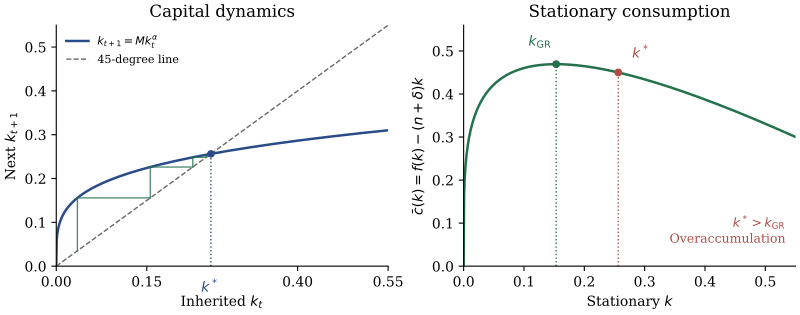

The Python source for this figure:
"""Generate the illustrative OLG figure from its stated model equations.

From the repository root, use the uv-managed project environment:
    .venv/bin/python macro/images/olg_capital_and_consumption.py
Requires numpy and matplotlib. No external data are used.
"""
from pathlib import Path
import os
import tempfile

os.environ.setdefault('MPLCONFIGDIR', str(Path(tempfile.gettempdir()) / 'notes-economics-mpl'))
import matplotlib
matplotlib.use('Agg')
import matplotlib.pyplot as plt
import numpy as np

alpha, beta, population, depreciation = .25, .96, 1.02, 1.
kappa = beta / (1 + beta)
capital = (kappa * (1-alpha) / population) ** (1 / (1-alpha))
golden = (alpha / (population - 1 + depreciation)) ** (1 / (1-alpha))
x = np.linspace(0, .55, 700)
capital_map = kappa * (1-alpha) * x**alpha / population
consumption = x**alpha - (population - 1 + depreciation) * x
plt.rcParams.update({'font.family': 'DejaVu Serif', 'font.size': 10,
                     'axes.spines.top': False, 'axes.spines.right': False,
                     'pdf.fonttype': 42, 'axes.titleweight': 'normal'})
fig, axes = plt.subplots(1, 2, figsize=(8, 3.15), layout='constrained')
blue, green, red = '#294b87', '#24724d', '#ae4c45'
ax = axes[0]
ax.plot(x, capital_map, color=blue, lw=1.8, label=r'$k_{t+1}=Mk_t^\alpha$')
ax.plot(x, x, color='#666666', ls='--', lw=1, label='45-degree line')
ax.scatter([capital], [capital], color=blue, s=20, zorder=4)
ax.axvline(capital, 0, capital/.55, color=blue, ls=':', lw=1)
ax.annotate(r'$k^*$', (capital, 0), xytext=(0, -19), textcoords='offset points',
            ha='center', color=blue)
# A positive initial stock moves toward the fixed point by repeated market clearing.
k = .035
for _ in range(4):
    next_k = kappa*(1-alpha)*k**alpha/population
    ax.plot([k, k, next_k], [k, next_k, next_k], color=green, lw=.9, alpha=.85)
    k = next_k
ax.set(xlim=(0,.55), ylim=(0,.55), xlabel=r'Inherited $k_t$', ylabel=r'Next $k_{t+1}$',
       title='Capital dynamics')
ax.set_xticks([0,.15,.4,.55])
ax.legend(frameon=False, fontsize=8, loc='upper left')
ax = axes[1]
ax.plot(x, consumption, color=green, lw=1.8)
for k, label, color, offset in [(golden,r'$k_{\mathrm{GR}}$',green,(-20,13)),
                                (capital,r'$k^*$',red,(10,10))]:
    value = k**alpha-(population-1+depreciation)*k
    ax.scatter([k],[value],color=color,s=22,zorder=4)
    ax.plot([k,k],[0,value],color=color,ls=':',lw=1)
    ax.annotate(label,(k,value),xytext=offset,textcoords='offset points',color=color)
ax.set(xlim=(0,.55), ylim=(0,.56), xlabel=r'Stationary $k$',
       ylabel=r'$\bar c(k)=f(k)-(n+\delta)k$',title='Stationary consumption')
ax.text(.97,.08,r'$k^*>k_{\mathrm{GR}}$'+'\nOveraccumulation',transform=ax.transAxes,
        ha='right',va='bottom',color=red,fontsize=9)
fig.savefig(Path(__file__).with_suffix('.pdf'),metadata={'CreationDate':None,'ModDate':None})
plt.close(fig)
print(f'k*={capital:.10f}; k_GR={golden:.10f}; R*={alpha*capital**(alpha-1):.10f}')
